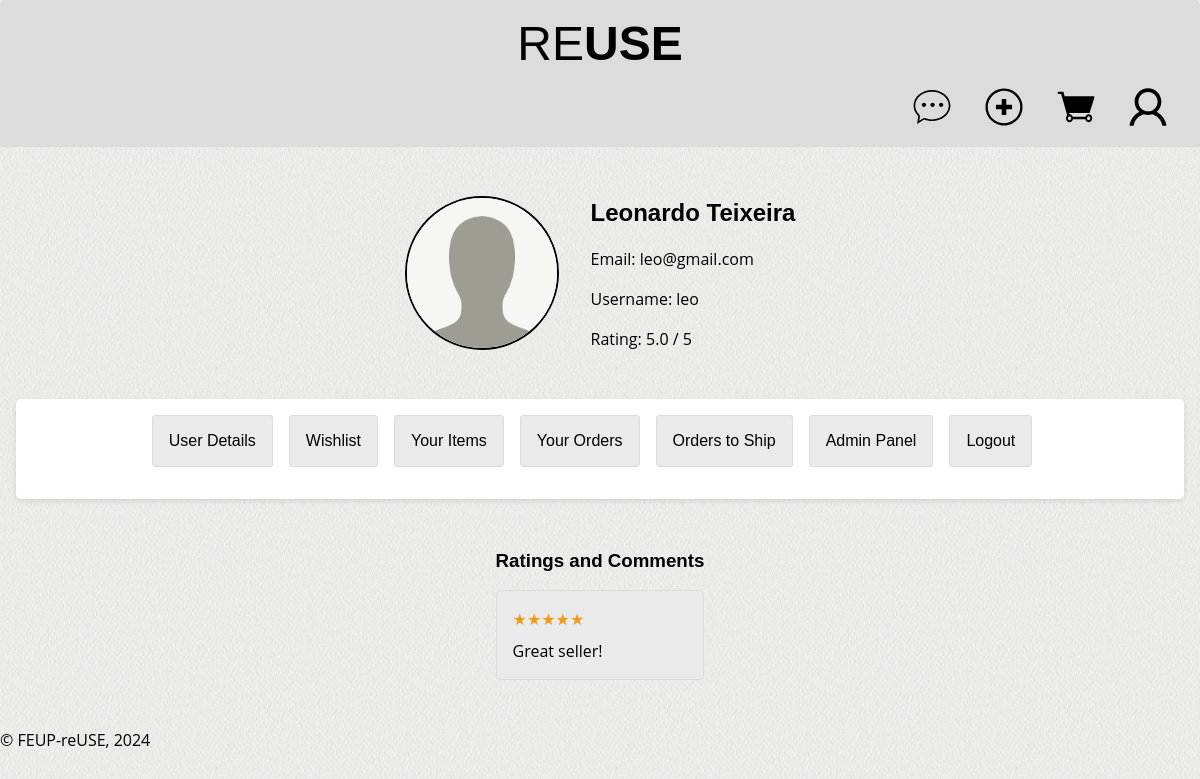
Page /pages/user-profile.php?idUser=1 (signed in) on the earlier database version.
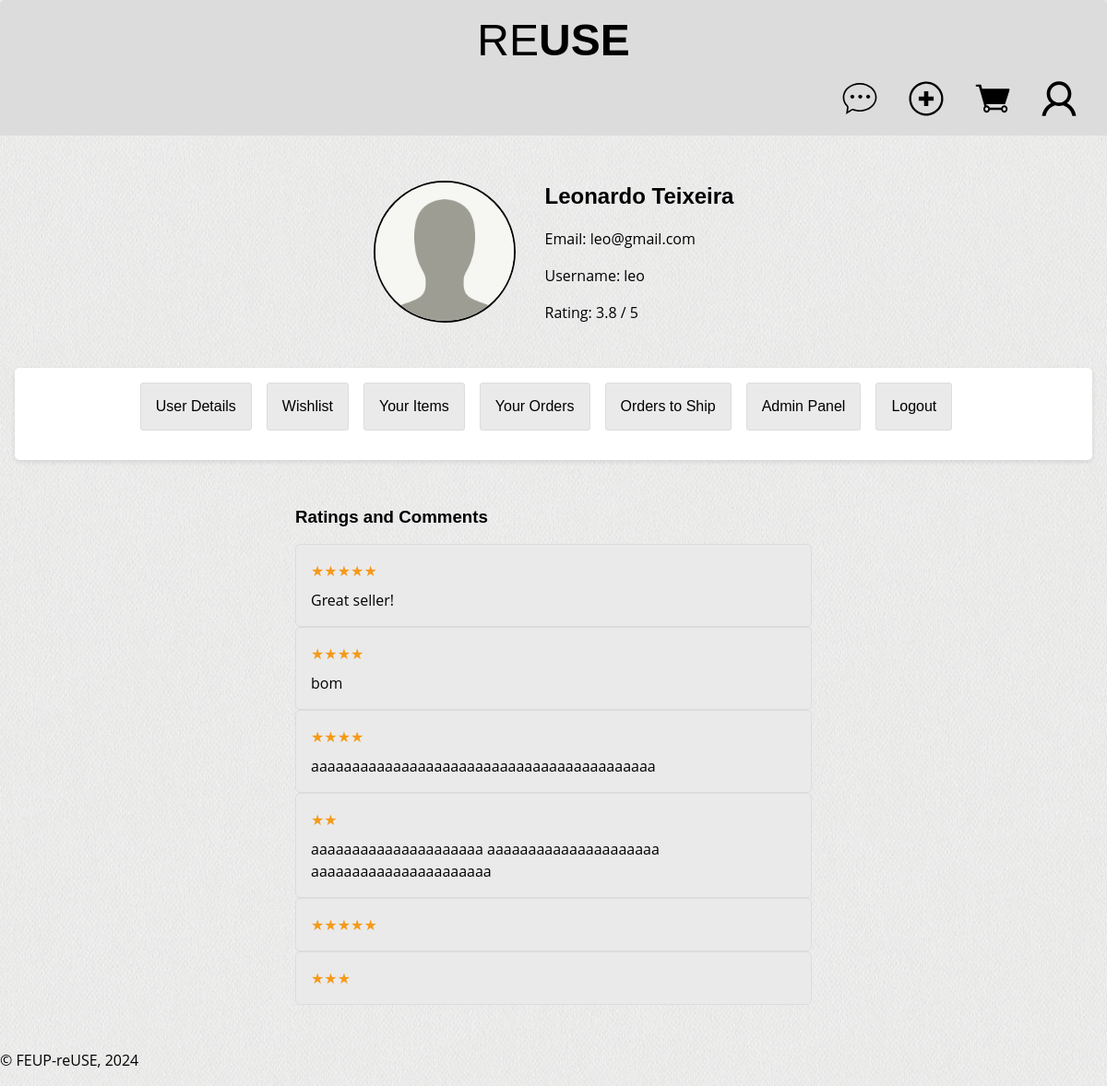
Same page on the later database version.
### tables this page shows
CREATE TABLE Ratings (
    idRating INTEGER PRIMARY KEY AUTOINCREMENT,
    idUser INTEGER NOT NULL,
    rating INTEGER NOT NULL,
    comment TEXT,
    timestamp TIMESTAMP DEFAULT CURRENT_TIMESTAMP,
    CONSTRAINT CHECK_Rating CHECK (rating BETWEEN 1 AND 5),
    FOREIGN KEY (idUser) REFERENCES Users(idUser)
);

### pages/user-profile.php (called while the page is built, shortened)
<?php
    require_once (__DIR__ . '/../database/users.class.php');
    require_once(__DIR__ . '/../templates/common.tpl.php');
    require_once(__DIR__ . '/../templates/users.tpl.php');
    $db = getDatabaseConnection();
    $idUser = (int) $_GET['idUser'];
    $user = User::getUserById($db, $idUser);
    drawProfile($db, $user);
    drawComments($db, $user->idUser, 15);
?>

### database/users.class.php (called while the page is built, shortened)
<?php
class User {
    public int $idUser;
    public function __construct(int $idUser, string $name, string $username, string $password, string $email, bool $isAdmin) {
        $this->idUser = $idUser;
        $this->name = $name;
        $this->username = $username;
        $this->email = $email;
        $this->isAdmin = $isAdmin;
    }
    public static function getUserById(PDO $db, int $idUser): ?User {
        $stmt = $db->prepare('SELECT * FROM Users WHERE idUser = ?');
        $stmt->execute([$idUser]);
        $user = $stmt->fetch();
        return new User($user['idUser'], $user['name'], $user['username'], $user['password'], $user['email'], (bool) $user['isAdmin']);
    }
    public function getProfileImage(PDO $db): ?string {
        $stmt = $db->prepare('SELECT imagePath FROM UserImage JOIN Images ON UserImage.idImage = Images.idImage WHERE idUser = ?');
        $stmt->execute(array($this->idUser));
        $imagePath = $stmt->fetch();
        return $imagePath ? $imagePath : null;
    }
}
?>

### database/rating.class.php (called while the page is built, shortened)
<?php
require_once 'users.class.php';
class Rating {
    public static function getRatingsByUser(PDO $db,int $userId, int $limit): array {
        $stmt = $db->prepare('SELECT * FROM Ratings WHERE idUser = ? LIMIT ?');
        $stmt->execute(array($userId, $limit));
        return $stmt->fetchAll();
    }
    public static function getAverageRating(PDO $db, int $userId): ?float {
        $stmt = $db->prepare('SELECT avg(rating) FROM Ratings WHERE idUser = ?');
        $stmt->execute(array($userId));
        $avg = $stmt->fetchColumn();
        return $avg === false ? null : (float)$avg;
    }
}
?>

### templates/users.tpl.php (the view, shortened to what this page needs)
<?php
    require_once(__DIR__ . '/../database/users.class.php');
    require_once(__DIR__ . '/../database/rating.class.php');
?>
<?php
    function drawProfile($db, $user) {
        $loggedId = $_SESSION['id'] ?? null;
        $condition = $loggedId === $user->idUser;
        $profileImage = $user->getProfileImage($db);
        $averageRating = Rating::getAverageRating($db, $user->idUser);
?>
<section id="user-profile">
    <div class="profile-info">
        <?php if ($profileImage) { ?>
            <img src="<?= htmlentities((string)$profileImage) ?>" alt="<?= htmlentities($user->name) ?> Profile Picture">
        <?php } else { ?>
            <img src="../docs/images/default_profile_picture.png" alt="<?= htmlentities($user->name) ?> Profile Picture">
        <?php } ?>
        <div class="profile-details">
            <h2><?= htmlentities($user->name) ?></h2>
            <p>Email: <?= htmlentities($user->email) ?></p>
            <p>Username: <?= htmlentities($user->username) ?> </p>
            <?php if ($averageRating !== null && $averageRating !== 0.0) { ?>
                <p>Rating: <?= number_format((float)htmlentities((string)$averageRating), 1)?> / 5 </p>
            <?php } ?>
        </div>
    </div>
    <?php if ($condition) { ?>
    <div class="profile-content">
        <div class="profile-actions">
            <a href="#" id="user-details">User Details</a>
            <a href="#" id="wishlist">Wishlist</a>
            <a href="#" id="your-items">Your Items</a>
            <a href="#" id="your-orders">Your Orders</a>
            <a href="#" id="orders-to-ship">Orders to Ship</a>
            <?php if ($user->isAdmin) { ?>
                <a href="#" id="admin-page">Admin Panel</a>
            <?php } ?>
            <a href="../actions/action_logout.php">Logout</a>
        </div>
    </div>
    <?php } ?>
<?php } ?>
<?php function drawComments($db, $userId, $limit) {  ?>
    <div class = "comments">
        <?php
        $comments = Rating::getRatingsByUser($db, $userId, $limit);
        if ($comments) { ?>
            <h3> Ratings and Comments </h3>
            <?php
            foreach ($comments as $comment) {
                $rating = htmlentities((string)$comment['rating']);
                $commentText = htmlentities($comment['comment']);
                ?>
                <div class="comment-info">
                    <p><span class="comment-stars"><?= str_repeat('&#9733;',(int) $rating) ?></span> </p>
                    <?php if ($commentText) { ?>
                        <p><?= $commentText ?> </p>
                    <?php } ?>
                </div>
                <?php
            }
        }
        ?>
    </div>
    </section>
<?php } ?>

Differences in the rows shown:
added ratings: rating "★★★★", comment "bom"
added ratings: rating "★★★★", comment "aaaaaaaaaaaaaaaaaaaaaaaaaaaaaaaaaaaaaaaaaa"
added ratings: rating "★★", comment "aaaaaaaaaaaaaaaaaaaaa aaaaaaaaaaaaaaaaaaaaa aaaaaaaaaaaaaaaaaaaaaa"
added ratings: rating "★★★★★"
added ratings: rating "★★★"
Other differences:
$averageRating: "5.0" → "3.8"
